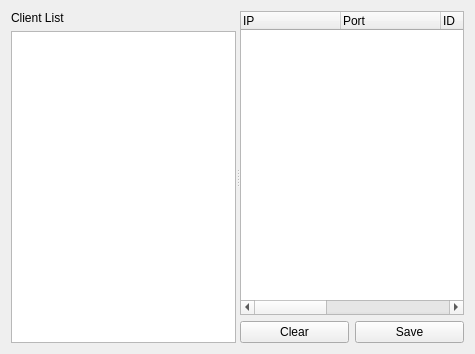
<?xml version="1.0" encoding="UTF-8"?>
<ui version="4.0">
 <class>ChatServerForm</class>
 <widget class="QWidget" name="ChatServerForm">
  <property name="geometry">
   <rect>
    <x>0</x>
    <y>0</y>
    <width>475</width>
    <height>354</height>
   </rect>
  </property>
  <property name="windowTitle">
   <string>Chatting Server</string>
  </property>
  <layout class="QHBoxLayout" name="horizontalLayout_3">
   <item>
    <widget class="QSplitter" name="splitter">
     <property name="orientation">
      <enum>Qt::Horizontal</enum>
     </property>
     <widget class="QWidget" name="layoutWidget">
      <layout class="QVBoxLayout" name="clientListVerticalLayout">
       <item>
        <widget class="QLabel" name="clientListLabel">
         <property name="text">
          <string>Client List</string>
         </property>
        </widget>
       </item>
       <item>
        <widget class="QTreeWidget" name="clientTreeWidget">
         <property name="selectionBehavior">
          <enum>QAbstractItemView::SelectItems</enum>
         </property>
         <property name="rootIsDecorated">
          <bool>false</bool>
         </property>
         <property name="headerHidden">
          <bool>true</bool>
         </property>
         <column>
          <property name="text">
           <string>Status</string>
          </property>
         </column>
         <column>
          <property name="text">
           <string>Name</string>
          </property>
         </column>
        </widget>
       </item>
       <item>
        <layout class="QHBoxLayout" name="horizontalLayout"/>
       </item>
      </layout>
     </widget>
     <widget class="QWidget" name="layoutWidget">
      <layout class="QVBoxLayout" name="messageVerticalLayout">
       <item>
        <widget class="QTreeWidget" name="messageTreeWidget">
         <property name="rootIsDecorated">
          <bool>false</bool>
         </property>
         <property name="wordWrap">
          <bool>true</bool>
         </property>
         <column>
          <property name="text">
           <string>IP</string>
          </property>
         </column>
         <column>
          <property name="text">
           <string>Port</string>
          </property>
         </column>
         <column>
          <property name="text">
           <string>ID</string>
          </property>
         </column>
         <column>
          <property name="text">
           <string>Name</string>
          </property>
         </column>
         <column>
          <property name="text">
           <string>Message</string>
          </property>
         </column>
         <column>
          <property name="text">
           <string>Time</string>
          </property>
         </column>
        </widget>
       </item>
       <item>
        <layout class="QHBoxLayout" name="messageLayout">
         <item>
          <widget class="QPushButton" name="clearPushButton">
           <property name="text">
            <string>Clear</string>
           </property>
          </widget>
         </item>
         <item>
          <widget class="QPushButton" name="savePushButton">
           <property name="text">
            <string>Save</string>
           </property>
          </widget>
         </item>
        </layout>
       </item>
      </layout>
     </widget>
    </widget>
   </item>
  </layout>
 </widget>
 <resources/>
 <connections>
  <connection>
   <sender>clearPushButton</sender>
   <signal>clicked()</signal>
   <receiver>messageTreeWidget</receiver>
   <slot>clear()</slot>
   <hints>
    <hint type="sourcelabel">
     <x>270</x>
     <y>295</y>
    </hint>
    <hint type="destinationlabel">
     <x>288</x>
     <y>195</y>
    </hint>
   </hints>
  </connection>
 </connections>
</ui>
